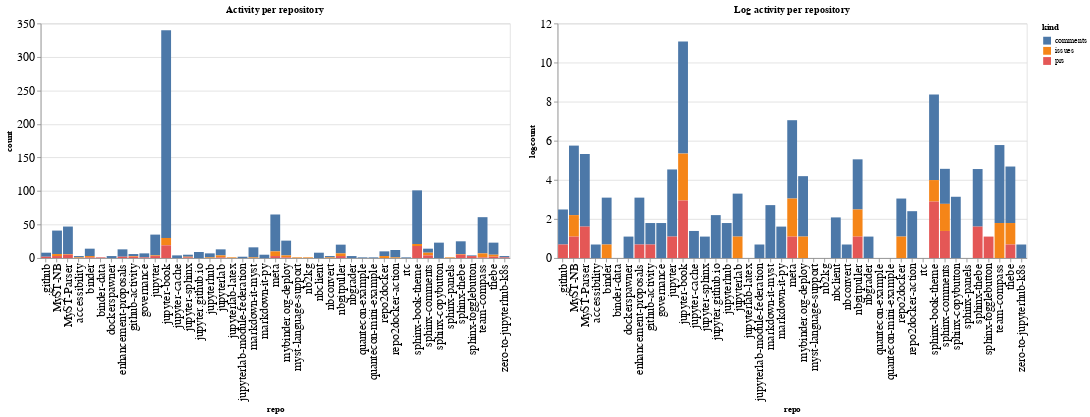

The code cell stored with this chart in its notebook:
### Code cell
ch1 = alt.Chart(repo_summaries, width=600, title="Activity per repository").mark_bar().encode(
    x='repo',
    y='count',
    color='kind',
    tooltip="kind"
)

ch2 = alt.Chart(repo_summaries, width=600, title="Log activity per repository").mark_bar().encode(
    x='repo',
    y='logcount',
    color='kind',
    tooltip="kind"
)

ch1 | ch2

### Figure 1 — Vega-Lite specification as saved in the notebook (floating-point values rounded to 4 significant figures)
{"config": {"axisLeft": {"labelFontSize": 15}, "axisBottom": {"labelFontSize": 15}}, "hconcat": [{"mark": "bar", "encoding": {"color": {"type": "nominal", "field": "kind"}, "tooltip": {"type": "nominal", "field": "kind"}, "x": {"type": "nominal", "field": "repo"}, "y": {"type": "quantitative", "field": "count"}}, "title": "Activity per repository", "width": 600}, {"mark": "bar", "encoding": {"color": {"type": "nominal", "field": "kind"}, "tooltip": {"type": "nominal", "field": "kind"}, "x": {"type": "nominal", "field": "repo"}, "y": {"type": "quantitative", "field": "logcount"}}, "title": "Log activity per repository", "width": 600}], "data": {"name": "data-29a3c8423e6728f92f876bf9c4844752"}, "$schema": "https://vega.github.io/schema/vega-lite/v4.8.1.json", "datasets": {"data-29a3c8423e6728f92f876bf9c4844752": [{"repo": ".github", "kind": "comments", "count": 6, "logcount": 1.792}, {"repo": ".github", "kind": "prs", "count": 2, "logcount": 0.6931}, {"repo": "MyST-NB", "kind": "comments", "count": 35, "logcount": 3.555}, {"repo": "MyST-NB", "kind": "issues", "count": 3, "logcount": 1.099}, {"repo": "MyST-NB", "kind": "prs", "count": 3, "logcount": 1.099}, {"repo": "MyST-Parser", "kind": "comments", "count": 41, "logcount": 3.714}, {"repo": "MyST-Parser", "kind": "issues", "count": 1, "logcount": 0.0}, {"repo": "MyST-Parser", "kind": "prs", "count": 5, "logcount": 1.609}, {"repo": "accessibility", "kind": "comments", "count": 2, "logcount": 0.6931}, {"repo": "accessibility", "kind": "issues", "count": 1, "logcount": 0.0}, {"repo": "binder", "kind": "comments", "count": 11, "logcount": 2.398}, {"repo": "binder", "kind": "issues", "count": 2, "logcount": 0.6931}, {"repo": "binder", "kind": "prs", "count": 1, "logcount": 0.0}, {"repo": "binder-data", "kind": "prs", "count": 1, "logcount": 0.0}, {"repo": "dockerspawner", "kind": "comments", "count": 3, "logcount": 1.099}, {"repo": "enhancement-proposals", "kind": "comments", "count": 11, "logcount": 2.398}, {"repo": "enhancement-proposals", "kind": "prs", "count": 2, "logcount": 0.6931}, {"repo": "github-activity", "kind": "comments", "count": 3, "logcount": 1.099}, {"repo": "github-activity", "kind": "issues", "count": 1, "logcount": 0.0}, {"repo": "github-activity", "kind": "prs", "count": 2, "logcount": 0.6931}, {"repo": "governance", "kind": "comments", "count": 6, "logcount": 1.792}, {"repo": "governance", "kind": "prs", "count": 1, "logcount": 0.0}, {"repo": "jupyter", "kind": "comments", "count": 31, "logcount": 3.434}, {"repo": "jupyter", "kind": "issues", "count": 1, "logcount": 0.0}, {"repo": "jupyter", "kind": "prs", "count": 3, "logcount": 1.099}, {"repo": "jupyter-book", "kind": "comments", "count": 310, "logcount": 5.737}, {"repo": "jupyter-book", "kind": "issues", "count": 11, "logcount": 2.398}, {"repo": "jupyter-book", "kind": "prs", "count": 19, "logcount": 2.944}, {"repo": "jupyter-cache", "kind": "comments", "count": 4, "logcount": 1.386}, {"repo": "jupyter-sphinx", "kind": "comments", "count": 3, "logcount": 1.099}, {"repo": "jupyter-sphinx", "kind": "issues", "count": 1, "logcount": 0.0}, {"repo": "jupyter-sphinx", "kind": "prs", "count": 1, "logcount": 0.0}, {"repo": "jupyter.github.io", "kind": "comments", "count": 9, "logcount": 2.197}, {"repo": "jupyterhub", "kind": "comments", "count": 6, "logcount": 1.792}, {"repo": "jupyterhub", "kind": "issues", "count": 1, "logcount": 0.0}, {"repo": "jupyterlab", "kind": "comments", "count": 9, "logcount": 2.197}, {"repo": "jupyterlab", "kind": "issues", "count": 3, "logcount": 1.099}, {"repo": "jupyterlab", "kind": "prs", "count": 1, "logcount": 0.0}, {"repo": "jupyterlab-latex", "kind": "issues", "count": 1, "logcount": 0.0}, {"repo": "jupyterlab-module-federation", "kind": "comments", "count": 2, "logcount": 0.6931}, {"repo": "markdown-it-myst", "kind": "comments", "count": 15, "logcount": 2.708}, {"repo": "markdown-it-myst", "kind": "issues", "count": 1, "logcount": 0.0}, {"repo": "markdown-it-py", "kind": "comments", "count": 5, "logcount": 1.609}, {"repo": "meta", "kind": "comments", "count": 55, "logcount": 4.007}, {"repo": "meta", "kind": "issues", "count": 7, "logcount": 1.946}, {"repo": "meta", "kind": "prs", "count": 3, "logcount": 1.099}, {"repo": "mybinder.org-deploy", "kind": "comments", "count": 22, "logcount": 3.091}, {"repo": "mybinder.org-deploy", "kind": "issues", "count": 3, "logcount": 1.099}, {"repo": "mybinder.org-deploy", "kind": "prs", "count": 1, "logcount": 0.0}, {"repo": "myst-language-support", "kind": "issues", "count": 1, "logcount": 0.0}, {"repo": "nb2kg", "kind": "issues", "count": 1, "logcount": 0.0}, {"repo": "nbclient", "kind": "comments", "count": 8, "logcount": 2.079}, {"repo": "nbconvert", "kind": "comments", "count": 2, "logcount": 0.6931}, {"repo": "nbconvert", "kind": "issues", "count": 1, "logcount": 0.0}, {"repo": "nbgitpuller", "kind": "comments", "count": 13, "logcount": 2.565}, {"repo": "nbgitpuller", "kind": "issues", "count": 4, "logcount": 1.386}, {"repo": "nbgitpuller", "kind": "prs", "count": 3, "logcount": 1.099}, {"repo": "nbgrader", "kind": "comments", "count": 3, "logcount": 1.099}, {"repo": "quantecon-example", "kind": "comments", "count": 1, "logcount": 0.0}, {"repo": "quantecon-mini-example", "kind": "comments", "count": 1, "logcount": 0.0}, {"repo": "repo2docker", "kind": "comments", "count": 7, "logcount": 1.946}, {"repo": "repo2docker", "kind": "issues", "count": 3, "logcount": 1.099}, {"repo": "repo2docker-action", "kind": "comments", "count": 11, "logcount": 2.398}, {"repo": "repo2docker-action", "kind": "issues", "count": 1, "logcount": 0.0}, {"repo": "rtc", "kind": "comments", "count": 1, "logcount": 0.0}, {"repo": "sphinx-book-theme", "kind": "comments", "count": 80, "logcount": 4.382}, {"repo": "sphinx-book-theme", "kind": "issues", "count": 3, "logcount": 1.099}, {"repo": "sphinx-book-theme", "kind": "prs", "count": 18, "logcount": 2.89}, {"repo": "sphinx-comments", "kind": "comments", "count": 6, "logcount": 1.792}, {"repo": "sphinx-comments", "kind": "issues", "count": 4, "logcount": 1.386}, {"repo": "sphinx-comments", "kind": "prs", "count": 4, "logcount": 1.386}, {"repo": "sphinx-copybutton", "kind": "comments", "count": 23, "logcount": 3.135}, {"repo": "sphinx-panels", "kind": "issues", "count": 1, "logcount": 0.0}, {"repo": "sphinx-thebe", "kind": "comments", "count": 19, "logcount": 2.944}, {"repo": "sphinx-thebe", "kind": "issues", "count": 1, "logcount": 0.0}, {"repo": "sphinx-thebe", "kind": "prs", "count": 5, "logcount": 1.609}, {"repo": "sphinx-togglebutton", "kind": "comments", "count": 1, "logcount": 0.0}, {"repo": "sphinx-togglebutton", "kind": "prs", "count": 3, "logcount": 1.099}, {"repo": "team-compass", "kind": "comments", "count": 54, "logcount": 3.989}, {"repo": "team-compass", "kind": "issues", "count": 6, "logcount": 1.792}, {"repo": "team-compass", "kind": "prs", "count": 1, "logcount": 0.0}, {"repo": "thebe", "kind": "comments", "count": 18, "logcount": 2.89}, {"repo": "thebe", "kind": "issues", "count": 3, "logcount": 1.099}, {"repo": "thebe", "kind": "prs", "count": 2, "logcount": 0.6931}, {"repo": "zero-to-jupyterhub-k8s", "kind": "comments", "count": 2, "logcount": 0.6931}, {"repo": "zero-to-jupyterhub-k8s", "kind": "prs", "count": 1, "logcount": 0.0}]}}
